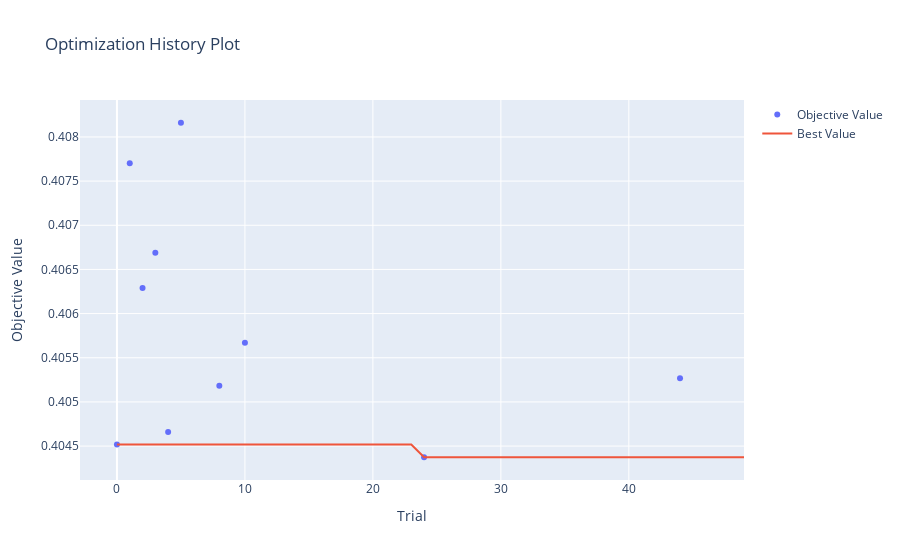

Source (notebook cell):
### Code cell
ov.plot_optimization_history(RandomForestRegressor_study)

### Figure 1 — Plotly figure (JSON) as saved in the notebook; plotly's stock layout.template omitted (floating-point values rounded to 4 significant figures)
{"data": [{"mode": "markers", "name": "Objective Value", "type": "scatter", "x": [0, 1, 2, 3, 4, 5, 8, 10, 24, 44], "y": [0.4045, 0.4077, 0.4063, 0.4067, 0.4047, 0.4082, 0.4052, 0.4057, 0.4044, 0.4053]}, {"mode": "lines", "name": "Best Value", "type": "scatter", "x": [0, 1, 2, 3, 4, 5, 6, 7, 8, 9, 10, 11, 12, 13, 14, 15, 16, 17, 18, 19, 20, 21, 22, 23, 24, 25, 26, 27, 28, 29, 30, 31, 32, 33, 34, 35, 36, 37, 38, 39, 40, 41, 42, 43, 44, 45, 46, 47, 48, 49], "y": [0.4045, 0.4045, 0.4045, 0.4045, 0.4045, 0.4045, 0.4045, 0.4045, 0.4045, 0.4045, 0.4045, 0.4045, 0.4045, 0.4045, 0.4045, 0.4045, 0.4045, 0.4045, 0.4045, 0.4045, 0.4045, 0.4045, 0.4045, 0.4045, 0.4044, 0.4044, 0.4044, 0.4044, 0.4044, 0.4044, 0.4044, 0.4044, 0.4044, 0.4044, 0.4044, 0.4044, 0.4044, 0.4044, 0.4044, 0.4044, 0.4044, 0.4044, 0.4044, 0.4044, 0.4044, 0.4044, 0.4044, 0.4044, 0.4044, 0.4044]}, {"marker": {"color": "#cccccc"}, "mode": "markers", "name": "Infeasible Trial", "showlegend": false, "type": "scatter", "x": [], "y": []}], "layout": {"title": {"text": "Optimization History Plot"}, "xaxis": {"title": {"text": "Trial"}}, "yaxis": {"title": {"text": "Objective Value"}}}}
